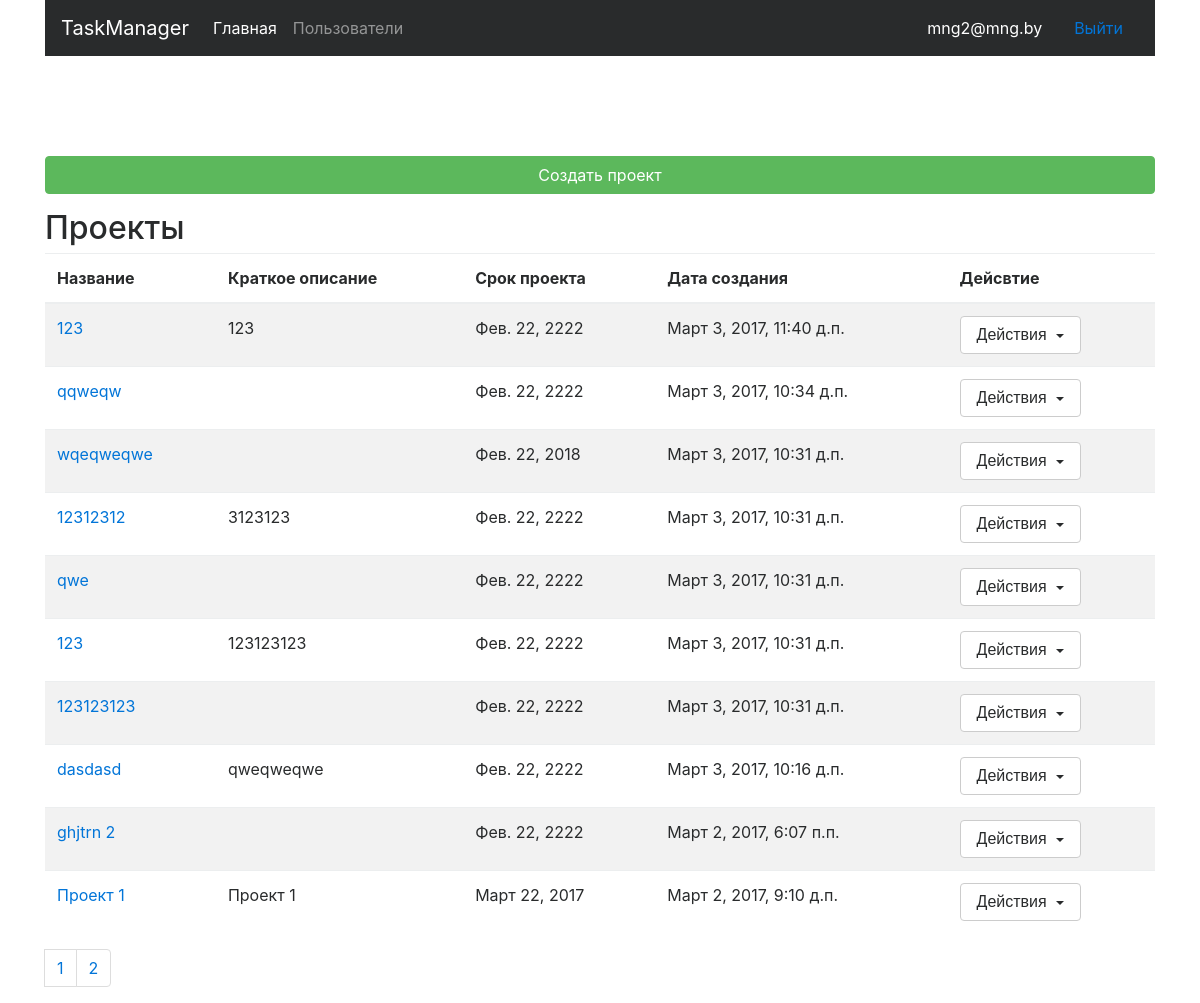
Page / (signed in) on the committed database.
### User/models.py (models this page shows, shortened)
class User(AbstractBaseUser, PermissionsMixin, models.Model):
    email = models.EmailField(
        max_length=255,
        unique=True,
        db_index=True,
        verbose_name='Email'
    )
    password = models.CharField(
        verbose_name='Пароль',
        max_length=255
    )
    firstname = models.CharField(
        verbose_name='Имя',
        max_length=40,
        null=True,
        blank=True
    )
    lastname = models.CharField(
        verbose_name='Фамилия',
        max_length=40,
        null=True,
        blank=True
    )
    role = models.CharField(
        max_length=255,
        verbose_name='Права пользователя'
    )
    is_active = models.BooleanField(
        default=True,
        verbose_name='Активен'
    )
    is_admin = models.BooleanField(
        default=False,
        verbose_name='Админ'
    )
    is_superuser = models.BooleanField(
        default=False,
        verbose_name='Админ'
    )
    register_date = models.DateTimeField(
        auto_now_add=True,
        verbose_name='Дата регистрации'
    )
    USERNAME_FIELD = 'email'
    REQUIRED_FIELDS = []
    objects = UserManager()
    class Meta:
        ordering = ['-register_date']
        verbose_name = 'Пользователь'
        verbose_name_plural = 'Пользователи'

### Project/models.py (models this page shows, shortened)
class Project(models.Model):
    title = models.CharField(max_length=100, verbose_name='Заголовок')
    description = models.TextField(max_length=255, verbose_name='Описание')
    users = models.ManyToManyField(settings.AUTH_USER_MODEL, verbose_name='Те кому домтупен проект')
    due_date = models.DateField(verbose_name='Срок проекта', db_index=True)
    is_active = models.BooleanField(default=True)
    date_create = models.DateTimeField(default=datetime.now(), db_index=True, verbose_name='Дата создания')
    class Meta:
        ordering = ['-is_active','-date_create']
        verbose_name = 'Проект'
        verbose_name_plural = 'Проекты'

### Project/views.py (the view)
# urls.py: url(r'^$',  login_required(ProjectListView.as_view()), name='main'),
class ProjectListView(PageNumberView, TemplateView):
    template_name = 'project/project_index.html'
    projects = None
    project = None
    paginator = None
    def get(self, request, *args, **kwargs):
        if request.user.is_admin:
            self.paginator = Paginator(Project.objects.all(), 10)
        else:
            self.paginator = Paginator(Project.objects.filter(Q(users=request.user)), 10)
        try:
            self.projects = self.paginator.page(request.GET['page'])
        except KeyError:
            self.projects = self.paginator.page(1)
        except EmptyPage:
            raise Http404()
        return super(ProjectListView, self).get(request, *args, **kwargs)
    def get_context_data(self, **kwargs):
        context = super(ProjectListView, self).get_context_data(**kwargs)
        context["projects"] = self.projects
        context['paginator'] = self.paginator
        context['current_url'] = self.request.path
        return context

### templates/project/project_index.html (shortened to what this page needs)
{% extends 'base.html' %}
{% block content %}
    <div class="container form-cont">
        {% if user.role == 'Manager' or user.is_admin %}
            <p>
                <a href="{% url 'project_add' %}" class="btn btn-success" style="width: 100%">Создать проект</a>
            </p>
        {% endif %}
        <h2>Проекты</h2>
        <table class="table table-striped">
            <thead>
                <tr>
                    <th>Название</th>
                    <th>Краткое описание</th>
                    <th>Срок проекта</th>
                    <th>Дата создания</th>
                    {% if user.role == 'Manager' or user.is_admin%}
                        <th>Дейсвтие</th>
                    {% endif %}
                </tr>
            </thead>
            <tbody>
            {% for project in projects %}
                <tr {% if project.is_active == 0 %} class="table-success" {% endif %}>
                <td><a href="{% url "task_main" pk_project=project.pk %}">{% if project.is_active == 0 %}<s>{{ project.title }}</s>{% else %}{{ project.title }}{% endif %}</a></td>
                <td>{{ project.description }}</td>
                <td>{{ project.due_date }}</td>
                <td>{{ project.date_create }}</td>
                {% if user.role == 'Manager' or user.is_admin%}
                    <td>
                        <div class="dropdown">
                              <button class="btn btn-secondary dropdown-toggle" type="button" id="dropdownMenuButton" data-toggle="dropdown" aria-haspopup="true" aria-expanded="false">
                                  Действия
                              </button>
                        </div>
                    </td>
                {% endif %}
                </tr>
            {% endfor %}
            </tbody>
        </table>
        {% include 'generic/pagination.html' %}
    </div>
{% endblock %}

### templates/base.html (shortened to what this page needs)
{% load staticfiles %}
<!doctype html>
<html>
    <head>
        <link type="text/css" href="{% static 'css/main.css' %}" rel="stylesheet">
        <link type="text/css" href="{% static 'css/bootstrap.min.css' %}" rel="stylesheet">
    </head>
    <body>
        {% if user.is_authenticated %}
        <div class="container">
            <nav class="navbar navbar-toggleable-md navbar-inverse bg-inverse">
                <a class="navbar-brand" href="{% url 'main' %}">TaskManager</a>
                <div class="collapse navbar-collapse" id="navbarColor01">
                    <ul class="navbar-nav mr-auto">
                        {% url "main" as page_url %}
                        <li class="nav-item {% if page_url == current_url %}active{% endif %}">
                            <a class="nav-link" href="{% url 'main' %}">Главная</a>
                        </li>
                        {% if user.role == "Manager" or user.is_admin %}
                            {% url "users" as page_users %}
                            <li class="nav-item {% if page_users == current_url %}active{% endif %}">
                                <a class="nav-link" href="{% url "users" %}">Пользователи</a>
                            </li>
                        {% endif %}
                    </ul>
                    <a class="nav-link" style="color: white">{{ user.email }}</a>
                    <a class="nav-link" href="{% url 'logout' %}">Выйти</a>
                </div>
            </nav>
        </div>
        {% endif %}
        {% block content %}
        {% endblock %}
    </body>
</html>

### static/css/main.css (style rules this page uses)
.form-cont { margin-top: 100px; }

### rows in the picture
User: email "mng2@mng.by"
Project: title "123", description "123", due_date "Фев. 22, 2222", date_create "Март 3, 2017, 11:40 д.п."
Project: title "qqweqw", due_date "Фев. 22, 2222", date_create "Март 3, 2017, 10:34 д.п."
Project: title "wqeqweqwe", due_date "Фев. 22, 2018", date_create "Март 3, 2017, 10:31 д.п."
Project: title "12312312", description "3123123", due_date "Фев. 22, 2222", date_create "Март 3, 2017, 10:31 д.п."
Project: title "qwe", due_date "Фев. 22, 2222", date_create "Март 3, 2017, 10:31 д.п."
Project: title "123", description "123123123", due_date "Фев. 22, 2222", date_create "Март 3, 2017, 10:31 д.п."
Project: title "123123123", due_date "Фев. 22, 2222", date_create "Март 3, 2017, 10:31 д.п."
Project: title "dasdasd", description "qweqweqwe", due_date "Фев. 22, 2222", date_create "Март 3, 2017, 10:16 д.п."
Project: title "ghjtrn 2", due_date "Фев. 22, 2222", date_create "Март 2, 2017, 6:07 п.п."
Project: title "Проект 1", description "Проект 1", due_date "Март 22, 2017", date_create "Март 2, 2017, 9:10 д.п."

### other values in the picture
{{ pn }} "1" "2"
